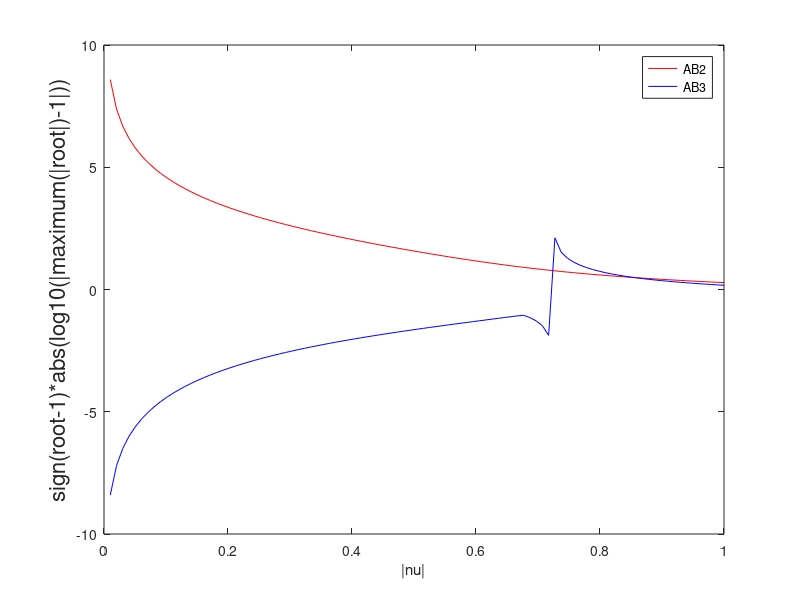

Write the MATLAB code that produced this figure.

% compute AB2 roots on imaginary axis i*[0,1]
N = 100;
alpha = linspace(0, 1, N);
for n=1:N
    nu = i*alpha(n);
    p = [1,-1-3*nu/2, nu/2];
    ro(n) = max(abs(roots(p)));
end
plot(alpha, sign(ro-1).*abs(log10(abs(ro-1))), 'r-')
 
% compute AB3 roots on imaginary axis i*[0,1]

for n=1:N
    nu = i*alpha(n);
    p = [1,-1-(23*nu/12), (16*nu/12), -(5*nu/12)];
    ro(n) = max(abs(roots(p)));
end
hold on;
plot(alpha, sign(ro-1).*abs(log10(abs(ro-1))), 'b-')
hold off;

legend('AB2', 'AB3');

xlabel('|nu|');
ylabel('sign(root-1)*abs(log10(|maximum(|root|)-1|))', 'FontSize', 16);
